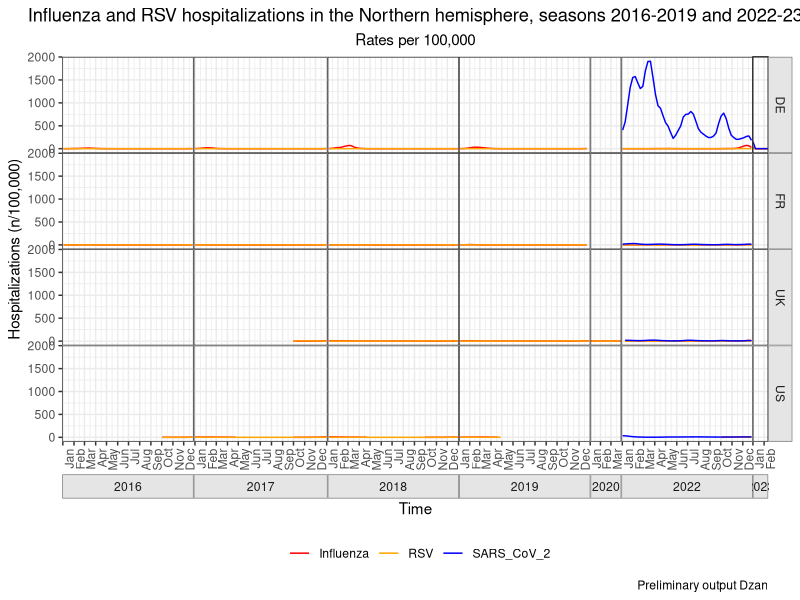
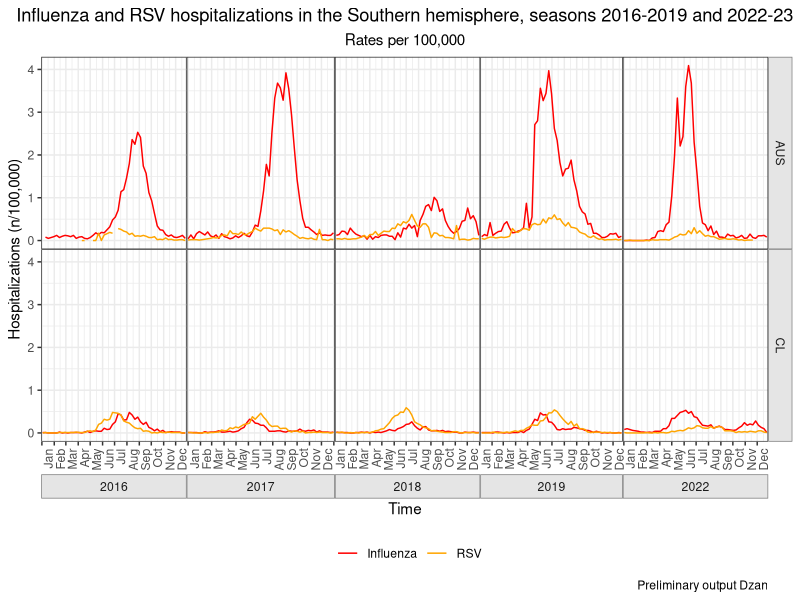
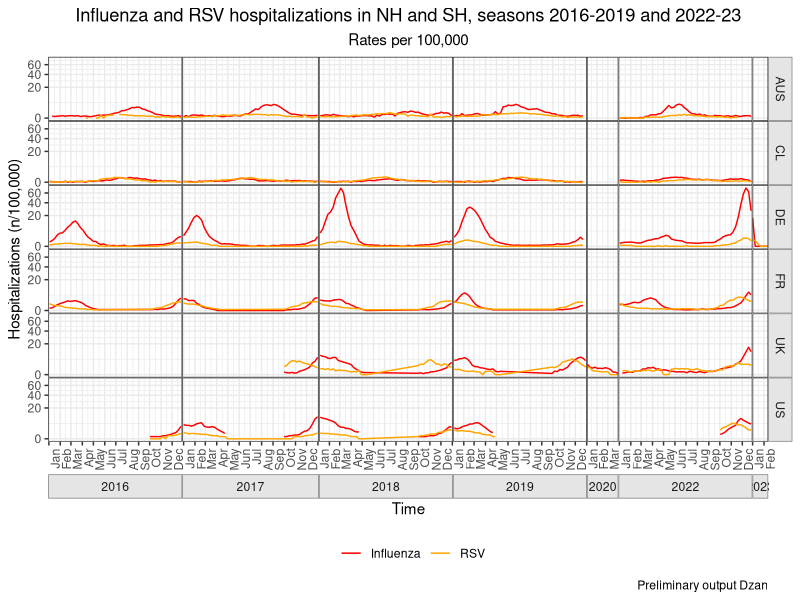
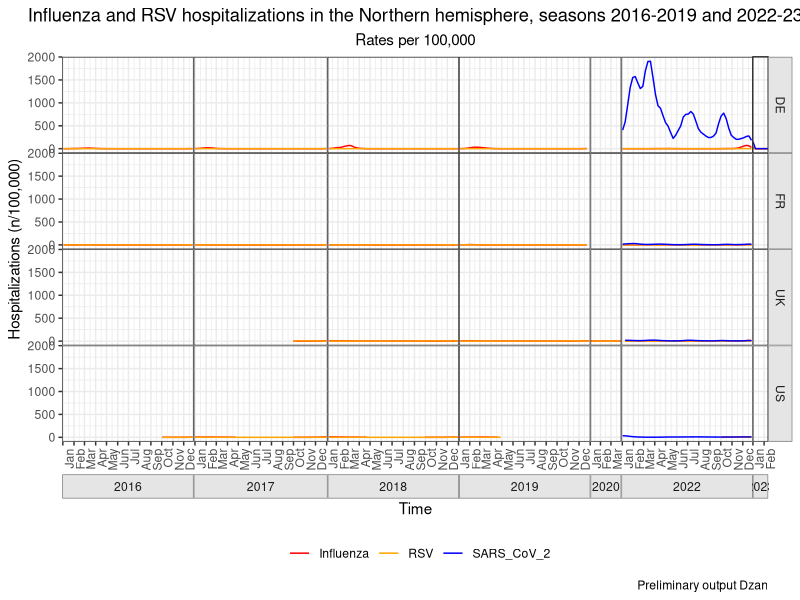
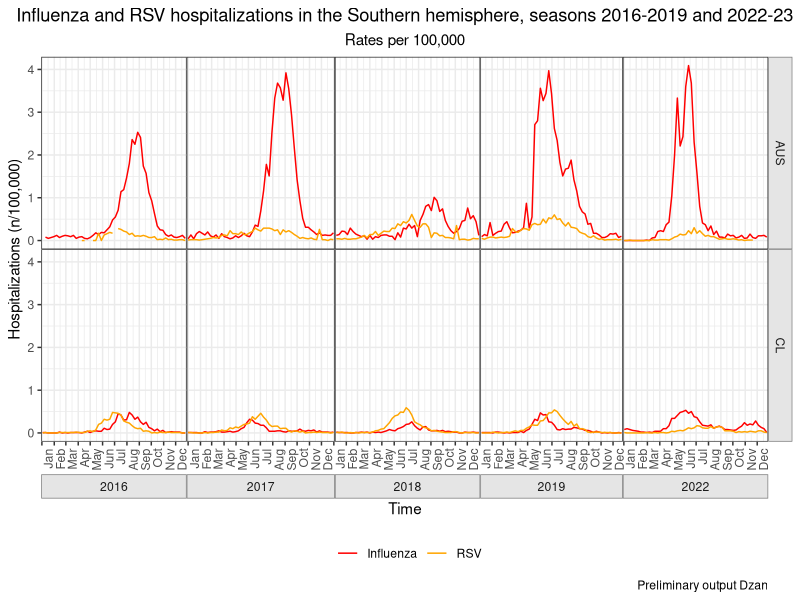
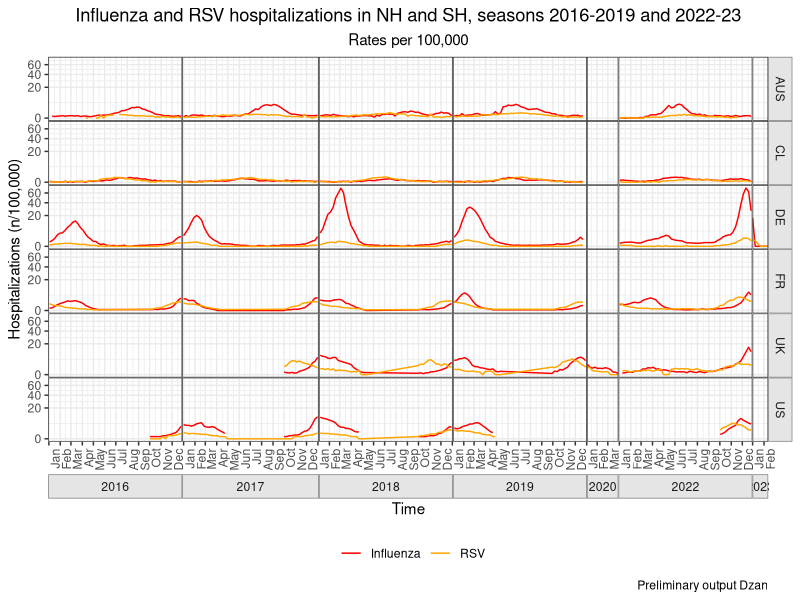

Write the R code that produced these figures, in order.
library(tidyverse)
library(lubridate)

data <- read.csv(file='data/merged_data/merged_data.csv')

# Overall hospitalization by virus (Influenza, RSV, COVID-19) for the NH and SH 
# (complete time series for full time period: 2016 - 2023)
# Design: line graph
# X-axis: 2016 - 2023 with a second x-axis label that identifies the seasons

data$start_date <- as.Date(data$start_date)

date_breaks <- data$start_date
epi <- data$week

breaks_mo <- seq(min(data$start_date), max(data$start_date), by="4 months")


# this is messy 

# data |> filter(year < 2021, age_group=="ALL") |> ggplot()+
#      geom_line(mapping = aes(start_date, hsp_rate_flu, color='Influenza')) +
#      geom_line(mapping = aes(start_date, hsp_rate_rsv, color='RSV')) +
#      scale_color_manual("", 
#                         breaks = c('Influenza','RSV'),
#                         values = c("Influenza"="red", "RSV"="orange"))+
#      scale_x_date(
#           date_breaks = "4 weeks",
#           date_minor_breaks = "1 week",
#           date_labels = "%b %Y"
#      ) +
#      scale_y_sqrt() +
#      theme_bw() +
#      theme(axis.text.x = element_text(
#           angle = 90,
#           vjust = 0.5,
#           hjust = 1
#      ))+
#      theme(legend.position = 'none')

###


# 
# data <- data |> mutate(hsp_rate_flu = 
#                                case_when(country == "FR" ~ (hsp_abs_flu *100000 /(68000000 * 0.007)),
#                                          TRUE ~ hsp_rate_flu)) |> 
#         mutate(hsp_rate_rsv = 
#                        case_when(country == "FR" ~ (hsp_abs_rsv *100000 /(68000000 * 0.007)),
#                                  TRUE ~ hsp_rate_rsv))


Figure_1_NH <- data |> filter(hemisphere=='NH', age_group=="ALL", data_source!="FluNet - Sentinel") |> 
     filter(country!="UK" | year!=2020 | week<15) |> 
     ggplot()+
     geom_line(mapping = aes(start_date, hsp_rate_flu, color="Influenza")) +
     geom_line(mapping = aes(start_date, hsp_rate_rsv, color="RSV")) +
     geom_line(mapping=aes(start_date,hsp_rate_covid19,color='SARS_CoV_2')) +
        scale_color_manual("", 
                           breaks = c('Influenza','RSV','SARS_CoV_2'),
                           values = c("Influenza"="red", "RSV"="orange",'SARS_CoV_2'='blue'))+
     scale_x_date(date_labels="%b", date_breaks="month", expand=c(0.01,0)) +
     facet_grid(country ~ year(start_date), space="free_x", scales="free_x", switch="x") +
     theme_bw() +
     theme(strip.placement = "outside",
           strip.background = element_rect(fill="grey90", color="grey50"),
           panel.spacing=unit(0,"cm"))+
     theme(axis.text.x = element_text(
          angle = 90,
          vjust = 1.2,
          hjust = 1
     ), 
     plot.title=element_text(hjust=0.5),
     plot.subtitle = element_text(hjust=0.5))+
     theme(legend.position = 'bottom')+
     labs(title="Influenza and RSV hospitalizations in the Northern hemisphere, seasons 2016-2019 and 2022-23",
          subtitle="Rates per 100,000", x="Time", y="Hospitalizations (n/100,000)", caption="Preliminary output Dzan")

Figure_1_NH

Figure_1_SH <- data |> filter(hemisphere=='SH', age_group=="ALL") |> 
     filter(data_source!="AUS DOH") |> 
     ggplot()+
        geom_line(mapping = aes(start_date, hsp_rate_flu, color="Influenza")) +
        geom_line(mapping = aes(start_date, hsp_rate_rsv, color="RSV")) +
        scale_color_manual("", 
                           breaks = c('Influenza','RSV','SARS_CoV_2'),
                           values = c("Influenza"="red", "RSV"="orange",'SARS_CoV_2'='blue'))+
     scale_x_date(date_labels="%b", date_breaks="month", expand=c(0.01,0)) +
     facet_grid(country ~ year(start_date), space="free_x", scales="free_x", switch="x") +
     theme_bw() +
     theme(strip.placement = "outside",
           strip.background = element_rect(fill="grey90", color="grey50"),
           panel.spacing=unit(0,"cm"))+
     theme(axis.text.x = element_text(
          angle = 90,
          vjust = 1.2,
          hjust = 1
     ), 
     plot.title=element_text(hjust=0.5),
     plot.subtitle = element_text(hjust=0.5))+
     theme(legend.position = 'bottom')+
     labs(title="Influenza and RSV hospitalizations in the Southern hemisphere, seasons 2016-2019 and 2022-23",
          subtitle="Rates per 100,000", x="Time", y="Hospitalizations (n/100,000)", caption="Preliminary output Dzan")

Figure_1_SH

Figure_1_Both <- data |> filter(age_group=="ALL") |> 
     filter(data_source!="AUS DOH", data_source!="FluNet - Sentinel") |> 
     filter(country!="UK" | year!=2020 | week<15) |> 
     ggplot()+
        geom_line(mapping = aes(start_date, hsp_rate_flu, color="Influenza")) +
        geom_line(mapping = aes(start_date, hsp_rate_rsv, color="RSV")) +
        scale_color_manual("",
                           breaks = c('Influenza','RSV'),
                           values = c("Influenza"="red", "RSV"="orange"))+
     scale_x_date(date_labels="%b", date_breaks="month", expand=c(0.01,0)) +
     facet_grid(country ~ year(start_date), space="free_x", scales="free_x", switch="x") +
     theme_bw() +
     theme(strip.placement = "outside",
           strip.background = element_rect(fill="grey90", color="grey50"),
           panel.spacing=unit(0,"cm"))+
     theme(axis.text.x = element_text(
          angle = 90,
          vjust = 1.2,
          hjust = 1
     ), 
     plot.title=element_text(hjust=0.5),
     plot.subtitle = element_text(hjust=0.5))+
     scale_y_sqrt()+
     theme(legend.position = 'bottom')+
     labs(title="Influenza and RSV hospitalizations in NH and SH, seasons 2016-2019 and 2022-23",
          subtitle="Rates per 100,000", x="Time", y="Hospitalizations (n/100,000)", caption="Preliminary output Dzan")

Figure_1_Both


ggsave(
        'output/Fig 01 - Hospitalization rates per 100k/Figure_1_NH.png',
        Figure_1_NH,
        width=16,
        height=9
)


ggsave(
        'output/Fig 01 - Hospitalization rates per 100k/Figure_1_SH.png',
        Figure_1_SH,
        width=16,
        height=9
)

ggsave(
        'output/Fig 01 - Hospitalization rates per 100k/Figure_1_Both.png',
        Figure_1_Both,
        width=16,
        height=9
)

